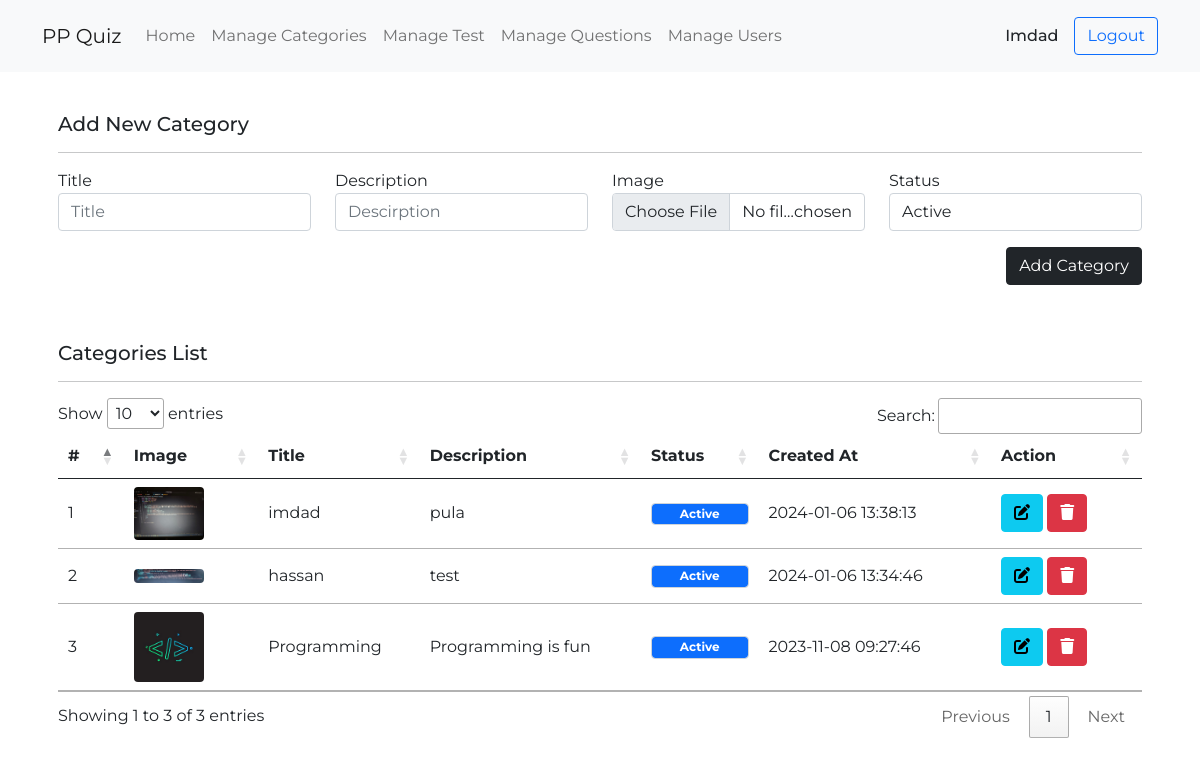
The page /manage_categories.php (signed in) on the database its author committed.
### tables this page shows
CREATE TABLE `users` (
  `id` int(255) NOT NULL,
  `name` varchar(255) NOT NULL,
  `email` varchar(255) NOT NULL,
  `phone` varchar(255) NOT NULL,
  `password` varchar(255) NOT NULL,
  `status` varchar(255) NOT NULL DEFAULT 'active',
  `created_at` datetime NOT NULL DEFAULT current_timestamp()
);

CREATE TABLE `categories` (
  `id` int(11) NOT NULL,
  `title` varchar(255) NOT NULL,
  `description` longtext NOT NULL,
  `status` varchar(255) NOT NULL,
  `image` varchar(255) NOT NULL,
  `created_at` timestamp NOT NULL DEFAULT current_timestamp()
);

### manage_categories.php (the view, shortened to what this page needs)
<?php
include('./layout/header.php');
if (isset($_GET['edit'])) {
    $edit = true;
    $category = mysqli_fetch_array(mysqli_query($conn, "SELECT * FROM categories WHERE id = '$_GET[edit]'"));
} else {
    $edit = false;
}
?>
<div class="container my-4">
    <div class="bg-white p-3 rounded">
        <h5><?= $edit ? "Update" : "Add New" ?> Category</h5>
        <hr>
        <form method="POST" enctype="multipart/form-data">
            <div class="row">
                <div class="col-md-3">
                    <div class="form-group">
                        <label for="title">Title</label>
                        <input type="text" class="form-control" placeholder="Title" name="title" value="<?= $category['title'] ?? '' ?>" required>
                    </div>
                </div>
                <div class="col-md-3">
                    <div class="form-group">
                        <label for="descirption">Description</label>
                        <input type="text" class="form-control" placeholder="Descirption" name="descirption" value="<?= $category['description'] ?? '' ?>" required>
                    </div>
                </div>
                <div class="col-md-3">
                    <div class="form-group">
                        <label for="image">Image</label>
                        <input type="file" class="form-control" name="image" <?= $edit ? '' : 'required' ?>>
                    </div>
                </div>
                <div class="col-md-3">
                    <div class="form-group">
                        <label for="status">Status</label>
                        <select name="status" id="status" class="form-control" required>
                            <option value="active" <?= $edit && $category['status'] == "active" ? 'selected' : '' ?>>Active</option>
                        </select>
                    </div>
                </div>
                <div class="col-md-12 mt-3">
                    <button type="submit" name="<?= $edit ? "update" : "submit" ?>" class="btn btn-dark ms-auto float-end"><?= $edit ? "Update" : "Add" ?> Category</button>
                </div>
            </div>
        </form>
    </div>
</div>
<div class="container my-4">
    <div class="bg-white p-3 rounded">
        <h5>Categories List</h5>
        <hr>
        <table class="table hover-table" id="ppTable">
            <thead>
                <tr>
                    <th>#</th>
                    <th>Image</th>
                    <th>Title</th>
                    <th>Description</th>
                    <th>Status</th>
                    <th>Created At</th>
                    <th>Action</th>
                </tr>
            </thead>
            <tbody>
                <?php
                $q = mysqli_query($conn, "SELECT * FROM categories ORDER BY id DESC");
                $serial = 1;
                while ($data = mysqli_fetch_array($q)) {
                ?>
                    <tr valign="middle">
                        <td><?= $serial++ ?></td>
                        <td>
                            <img src="<?= $data['image'] ?>" alt="" class="img-fluid rounded" width="70">
                        </td>
                        <td><?= $data['title'] ?></td>
                        <td><?= $data['description'] ?></td>
                        <td>
                            <span class="badge form-control rounded bg-<?= $data['status'] == 'active' ? 'primary' : 'warning text-dark' ?>"><?= ucfirst($data['status']) ?></span>
                        </td>
                        <td><?= $data['created_at'] ?></td>
                        <td>
                            <a href="?edit=<?= $data['id'] ?>" class="btn btn-info"><i class="fa fa-edit"></i></a>
                            <button onclick="deleteCategory(<?= $data['id'] ?>)" class="btn btn-danger"><i class="fa fa-trash"></i></button>
                        </td>
                    </tr>
                <?php
                }
                ?>
            </tbody>
        </table>
    </div>
</div>
<?php
include('./layout/footer.php');
?>

### layout/header.php (shortened to what this page needs)
<?php
require('./layout/conn.php');
if (!$_SESSION['email']) {
?>
    <script>
        location.replace('index.php');
    </script>
<?php
} else {
    $user = mysqli_fetch_assoc(mysqli_query($conn, "SELECT * FROM users WHERE `email` = '$_SESSION[email]'"));
}
?>
<!DOCTYPE html>
<html lang="en">
<head>
    <link href="https://cdn.jsdelivr.net/npm/bootstrap@5.0.2/dist/css/bootstrap.min.css" rel="stylesheet">
    <link rel="stylesheet" href="https://cdnjs.cloudflare.com/ajax/libs/font-awesome/6.4.2/css/all.min.css" />
    <link rel="stylesheet" href="//cdn.datatables.net/1.13.6/css/jquery.dataTables.min.css">
    <link rel="stylesheet" href="assets/style.css">
</head>
<body style="background-image: url('https://images.unsplash.com/photo-1532012197267-da84d127e765');">
    <nav class="navbar navbar-expand-lg navbar-light bg-light p-3">
        <div class="container">
            <a class="navbar-brand" href="#">PP Quiz</a>
            <div class="collapse navbar-collapse" id="navbarSupportedContent">
                <ul class="navbar-nav me-auto mb-2 mb-lg-0">
                    <li class="nav-item">
                        <a class="nav-link" aria-current="page" href="./dashboard.php">Home</a>
                    </li>
                    <?php
                    if ($user['status'] == 'admin') {
                    ?>
                        <li class="nav-item">
                            <a class="nav-link" aria-current="page" href="./manage_categories.php">Manage Categories</a>
                        </li>
                        <li class="nav-item">
                            <a class="nav-link" aria-current="page" href="./manage_tests.php">Manage Test</a>
                        </li>
                        <li class="nav-item">
                            <a class="nav-link" aria-current="page" href="./manage_questions.php">Manage Questions</a>
                        </li>
                        <li class="nav-item">
                            <a class="nav-link" aria-current="page" href="./manage_users.php">Manage Users</a>
                        </li>
                    <?php
                    }
                    ?>
                </ul>
                <div class="d-flex align-items-center gap-3">
                    <h4 class="mb-0 h6"><?= $user['name'] ?></h4>
                    <a class="btn btn-outline-primary" href="./layout/logout.php">Logout</a>
                </div>
            </div>
        </div>
    </nav>

### layout/footer.php (shortened to what this page needs)
</body>
</html>

### assets/style.css (style rules this page uses)
* { font-family: Montserrat; }

### rows shown on the page
users: name "Imdad"
categories: image (picture), title "imdad", description "pula", status "Active", created_at "2024-01-06 13:38:13"
categories: image (picture), title "hassan", description "test", status "Active", created_at "2024-01-06 13:34:46"
categories: image (picture), title "Programming", description "Programming is fun", status "Active", created_at "2023-11-08 09:27:46"
